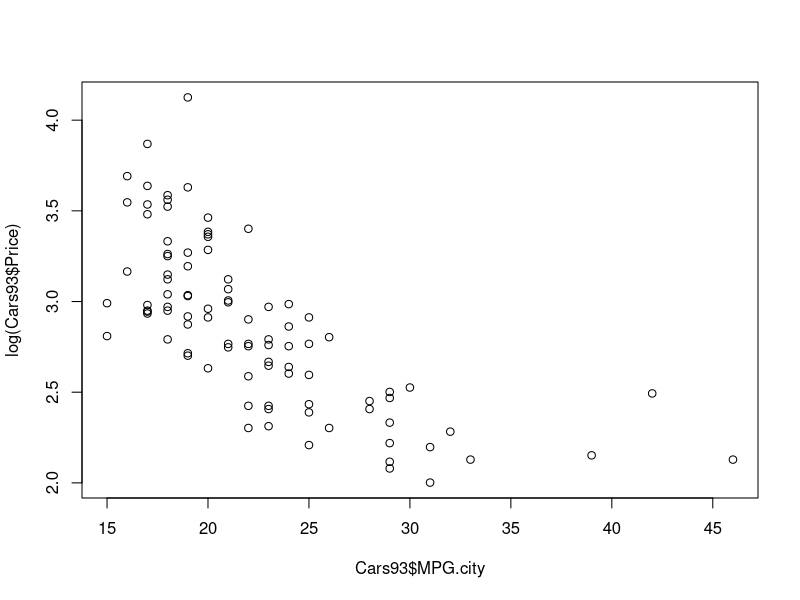
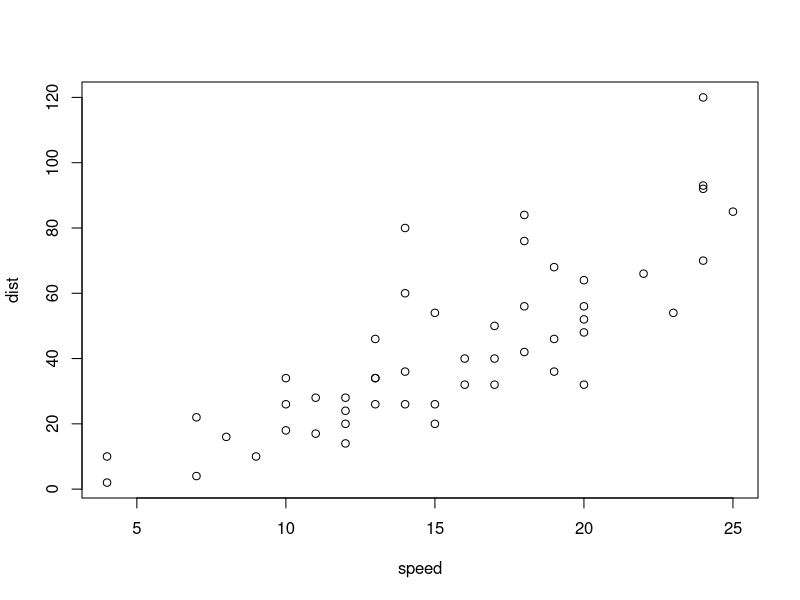

Here is the R script that generated these plots, in order: (Note: this script raises an error after producing the figures.)
## ---- chunk 1
data()
data(Cars93,package="MASS")
str(Cars93) #describes about the dataset Cars93

plot(Cars93$MPG.city,log( Cars93$Price))
cor(Cars93$MPG.city, Cars93$Price)
## ---- chunk 2
plot(cars)
## ---- chunk 3
plot()
cor(Cars_new)
str(Cars93)
names(Cars93)
Cars_new<- Cars93[,c(4,6,12,17)]
fit<- lm(Price~.,data=Cars_new)
fit
summary(fit)
Cars_new$predicted_price <- predict(fit,Cars_new)
View(Cars_new)

hist(Cars_new$Price-cars_new$predicted_price)
plot(Cars_new$Price-Cars_new$predicted_price, Cars_new$predicted_price)
cor(Cars_new$Price-Cars_new$predicted_price)
step(fit)

## ---- chunk 4
nrow(Cars93)
sample(Cars93,10,replace = FALSE)
data()
  data("Adult")
  nrow(Adult)
  ## Sample with replacement
s<- sample(Adult, nrow(Adult)*0.6, replace = FALSE)
s
nrow(s)
